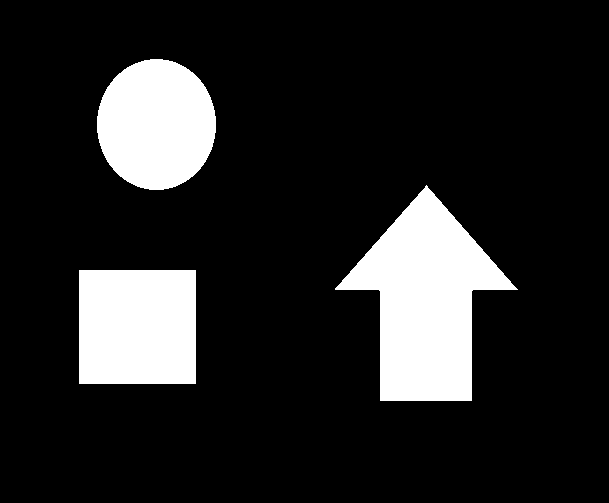
#> input picture _4.python/__code/__tmp_code/tmp12/contours.bmp, 609 x 503 px
$ python '例12.1.py'   (older library calls are emulated)
#> lines starting #> are read from the running program, lines starting #| are printed output that depends on the picture; after the words box and inside, x2 and y2 are one past the last pixel; in counts of white or black regions, pixels touching at a corner belong together
#输出边缘和结构信息

import cv2

image = cv2.imread('contours.bmp')
#> image is the input picture: shape (503, 609, 3); 14.8% white; 3 white regions, box (x1, y1, x2, y2) and area: (335, 185, 518, 401) 19840, (79, 270, 196, 384) 13338, (97, 59, 216, 190) 12235
cv2.imshow("original", image)
gray = cv2.cvtColor(image, cv2.COLOR_BGR2GRAY)
#> gray: shape (503, 609); 14.8% white; 3 white regions
ret, binary = cv2.threshold(gray,127,255,cv2.THRESH_BINARY)
contours, hierarchy = cv2.findContours(binary, cv2.RETR_EXTERNAL, cv2.CHAIN_APPROX_SIMPLE)
#> contours = 3 contours; box (x1, y1, x2, y2) and area: (335, 185, 518, 401) 19535, (79, 270, 196, 384) 13108, (97, 59, 216, 190) 12058
o=cv2.drawContours(image, contours, -1, (0, 0, 255), 5)
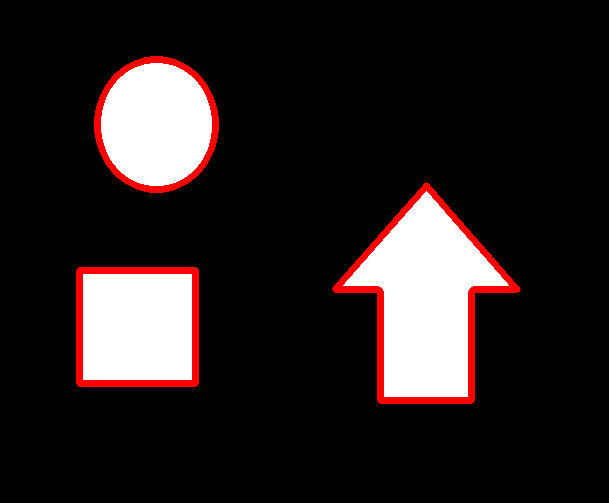
#> o: shape (503, 609, 3); mean B, G, R 33, 33, 41.6
cv2.imshow("result", image)

cv2.waitKey()
cv2.destroyAllWindows()


#檔案 : C:\_git\vcs\_4.python\__code\科班出身的AI人必修課：OpenCV影像處理\chapter12\例12.2.py

#输出边缘和结构信息

import cv2
import numpy as np

image = cv2.imread('contours.bmp')
cv2.imshow("original", image)
gray = cv2.cvtColor(image, cv2.COLOR_BGR2GRAY)
ret, binary = cv2.threshold(gray,127,255,cv2.THRESH_BINARY)
contours, hierarchy = cv2.findContours(binary, cv2.RETR_EXTERNAL, cv2.CHAIN_APPROX_SIMPLE)
n=len(contours)
#> n = 3
contoursImg=[]
for i in range(n):
    temp=np.zeros(image.shape, np.uint8)
    contoursImg.append(temp)
    contoursImg[i]=cv2.drawContours(
            contoursImg[i],contours,i,(255,255,255),5)
    cv2.imshow("contours[" + str(i)+"]",contoursImg[i])
#> this loop made 3 passes
#> pass 1, `cv2.imshow("contours[" + str(i)+"]",contoursImg[i])`:
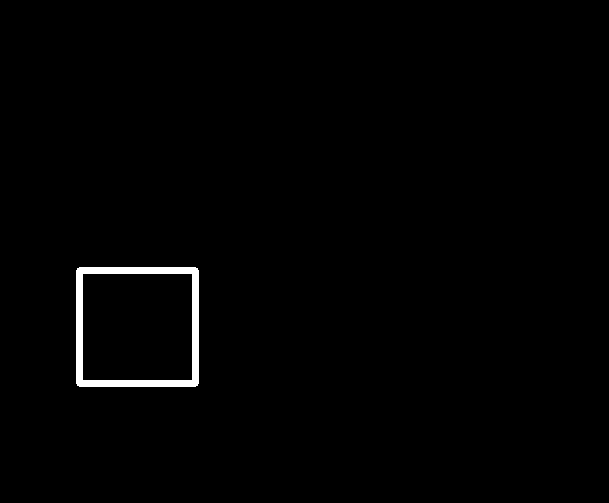
#> window 'contours[0]': shape (503, 609, 3); 1% white; 1 white region, box (x1, y1, x2, y2) and area: (76, 267, 199, 387) 3186
#> pass 2, `cv2.imshow("contours[" + str(i)+"]",contoursImg[i])`:
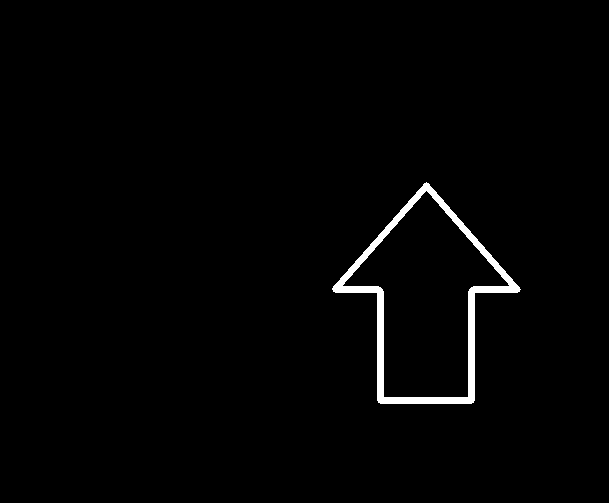
#> window 'contours[1]': shape (503, 609, 3); 1.5% white; 1 white region, box (x1, y1, x2, y2) and area: (332, 182, 521, 404) 4530
#> after the loop, contoursImg = 3 items

cv2.waitKey()
cv2.destroyAllWindows()

print('------------------------------------------------------------')	#60個

#檔案 : C:\_git\vcs\_4.python\__code\科班出身的AI人必修課：OpenCV影像處理\chapter12\例12.3.py

import cv2
import numpy as np

image = cv2.imread('loc3.jpg')
cv2.imshow("original", image)
#> (the run stopped early here; a loop or call above may not have finished)
